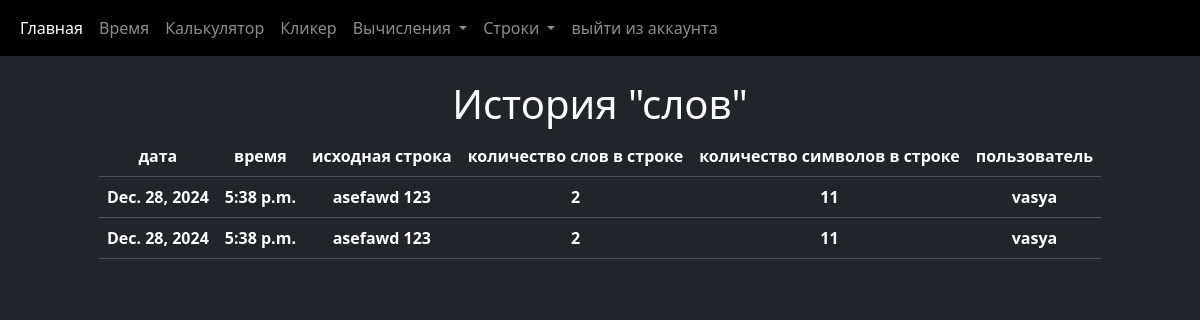
Before: /str_history/ (signed in) with the older database file.
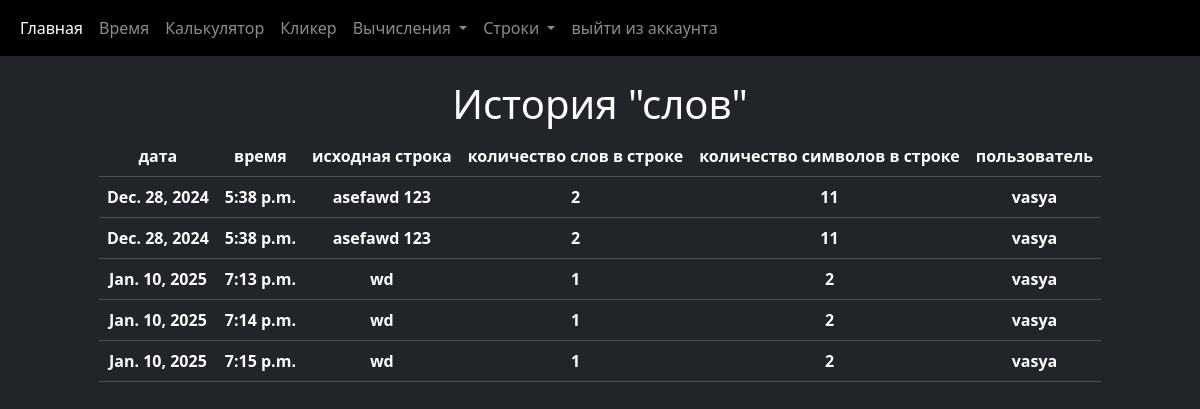
After: the same page with the newer database file.
### str2words/models.py (models this page shows)
class Word(models.Model):
    date = models.DateField()
    time = models.TimeField()
    inputtedString = models.CharField(max_length=100)
    words_count = models.IntegerField()
    symbols_count = models.IntegerField()
    user = models.ForeignKey(to=User, on_delete=models.CASCADE)

### str_history/views.py (the view)
# urls.py: path('str_history/', str_history),
@login_required
def str_history(request):
    objects = Word.objects.filter(user_id=request.user)
    context = {
        'word': objects
    }
    return render(request, 'str_history.html', context)

### str_history/templates/str_history.html
{% extends "base.html" %}
{% block content %}
    <div class="text-center">
        <h1>История "слов"</h1>
        <table class="table table-dark  table-hover">
            <tr>
                <th>дата</th>
                <th>время</th>
                <th>исходная строка</th>
                <th>количество слов в строке</th>
                <th>количество символов в строке</th>
                <th>пользователь</th>
            </tr>
            {% for item in word %}
            <tr>
                <th>{{item.date}}</th>
                <th>{{item.time}}</th>
                <th>{{item.inputtedString}}</th>
                <th>{{item.words_count}}</th>
                <th>{{item.symbols_count}}</th>
                <th>{{item.user.username}}</th>
            </tr>
            {% endfor %}
        </table>
    </div>
{% endblock %}

### da/base_templates/base.html (shortened to what this page needs)
<!DOCTYPE html>
<html lang="en" data-bs-theme="dark">
<head>
    <link href="https://cdn.jsdelivr.net/npm/bootstrap@5.3.3/dist/css/bootstrap.min.css" rel="stylesheet"
>
</head>
<body class="bg-dark text-white">
    <header>
        <nav class="navbar navbar-expand-lg bg-black " data-bs-theme="dark">
            <div class="container-fluid">
                <div class="collapse navbar-collapse" id="navbarSupportedContent">
                    <ul class="navbar-nav me-auto mb-2 mb-lg-0">
                        <li class="nav-item">
                            <a class="nav-link active" aria-current="page" href="/">Главная</a>
                        </li>
                        <li class="nav-item">
                            <a class="nav-link" href="/time">Время</a>
                        </li>
                        <li class="nav-item">
                            <a class="nav-link" href="/calc">Калькулятор</a>
                        </li>
                        <li class="nav-item">
                            <a class="nav-link" href="/clicker">Кликер</a>
                        </li>
                        <li class="nav-item dropdown">
                            <a class="nav-link dropdown-toggle" href="#" role="button" data-bs-toggle="dropdown"
                               aria-expanded="false">
                                Вычисления
                            </a>
                        </li>
                        <li class="nav-item dropdown">
                            <a class="nav-link dropdown-toggle" href="#" role="button" data-bs-toggle="dropdown"
                               aria-expanded="false">
                                Строки
                            </a>
                        </li>
                        <li class="nav-item">
                            <a class="nav-link" href="/logout">выйти из аккаунта</a>
                        </li>
                    </ul>
                </div>
            </div>
        </nav>
    </header>
    <div class="d-flex mx-auto  align-items-center justify-content-center position-relative py-4">
        {% block content %}{% endblock %}
    </div>
</body>
</html>

Changed rows visible on the page:
added Word: date "Jan. 10, 2025", time "7:13 p.m.", inputtedString "wd", words_count "1", symbols_count "2", user.username "vasya"
added Word: date "Jan. 10, 2025", time "7:14 p.m.", inputtedString "wd", words_count "1", symbols_count "2", user.username "vasya"
added Word: date "Jan. 10, 2025", time "7:15 p.m.", inputtedString "wd", words_count "1", symbols_count "2", user.username "vasya"
